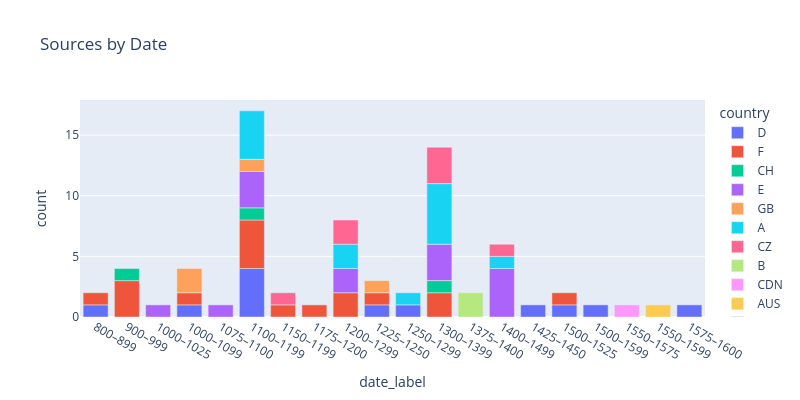

Notebook source saved alongside this figure:
### Code cell
sources_grouped = (
    sources_df
    .groupby(['date_label', 'country', 'century_num', 'date_start'])
    .size()
    .reset_index(name='count')
    .sort_values(['century_num', 'date_start'])
)

fig = px.bar(sources_grouped,
             x='date_label',
             y='count',
             color='country',
             title='Sources by Date',
             width=800, height=400)

# Tell Plotly to keep the x-axis order as-is (don't re-sort alphabetically)
fig.update_xaxes(categoryorder='array', categoryarray=sources_grouped['date_label'].tolist())

fig.show()

### Figure 1 — Plotly figure (JSON) as saved in the notebook; plotly's stock layout.template omitted (floating-point values rounded to 4 significant figures)
{"data": [{"alignmentgroup": "True", "hovertemplate": "country=D<br>date_label=%{x}<br>count=%{y}<extra></extra>", "legendgroup": "D", "marker": {"color": "#636efa", "pattern": {"shape": ""}}, "name": "D", "offsetgroup": "D", "orientation": "v", "showlegend": true, "textposition": "auto", "type": "bar", "x": ["800–899", "1000–1099", "1100–1199", "1225–1250", "1250–1299", "1425–1450", "1500–1525", "1500–1599"], "xaxis": "x", "y": [1, 1, 4, 1, 1, 1, 1, 1], "yaxis": "y"}, {"alignmentgroup": "True", "hovertemplate": "country=F<br>date_label=%{x}<br>count=%{y}<extra></extra>", "legendgroup": "F", "marker": {"color": "#EF553B", "pattern": {"shape": ""}}, "name": "F", "offsetgroup": "F", "orientation": "v", "showlegend": true, "textposition": "auto", "type": "bar", "x": ["800–899", "900–999", "1000–1099", "1100–1199", "1150–1199", "1175–1200", "1200–1299", "1225–1250", "1300–1399", "1500–1525"], "xaxis": "x", "y": [1, 3, 1, 4, 1, 1, 2, 1, 2, 1], "yaxis": "y"}, {"alignmentgroup": "True", "hovertemplate": "country=CH<br>date_label=%{x}<br>count=%{y}<extra></extra>", "legendgroup": "CH", "marker": {"color": "#00cc96", "pattern": {"shape": ""}}, "name": "CH", "offsetgroup": "CH", "orientation": "v", "showlegend": true, "textposition": "auto", "type": "bar", "x": ["900–999", "1100–1199", "1300–1399"], "xaxis": "x", "y": [1, 1, 1], "yaxis": "y"}, {"alignmentgroup": "True", "hovertemplate": "country=E<br>date_label=%{x}<br>count=%{y}<extra></extra>", "legendgroup": "E", "marker": {"color": "#ab63fa", "pattern": {"shape": ""}}, "name": "E", "offsetgroup": "E", "orientation": "v", "showlegend": true, "textposition": "auto", "type": "bar", "x": ["1000–1025", "1075–1100", "1100–1199", "1200–1299", "1300–1399", "1400–1499"], "xaxis": "x", "y": [1, 1, 3, 2, 3, 4], "yaxis": "y"}, {"alignmentgroup": "True", "hovertemplate": "country=GB<br>date_label=%{x}<br>count=%{y}<extra></extra>", "legendgroup": "GB", "marker": {"color": "#FFA15A", "pattern": {"shape": ""}}, "name": "GB", "offsetgroup": "GB", "orientation": "v", "showlegend": true, "textposition": "auto", "type": "bar", "x": ["1000–1099", "1100–1199", "1225–1250"], "xaxis": "x", "y": [2, 1, 1], "yaxis": "y"}, {"alignmentgroup": "True", "hovertemplate": "country=A<br>date_label=%{x}<br>count=%{y}<extra></extra>", "legendgroup": "A", "marker": {"color": "#19d3f3", "pattern": {"shape": ""}}, "name": "A", "offsetgroup": "A", "orientation": "v", "showlegend": true, "textposition": "auto", "type": "bar", "x": ["1100–1199", "1200–1299", "1250–1299", "1300–1399", "1400–1499"], "xaxis": "x", "y": [4, 2, 1, 5, 1], "yaxis": "y"}, {"alignmentgroup": "True", "hovertemplate": "country=CZ<br>date_label=%{x}<br>count=%{y}<extra></extra>", "legendgroup": "CZ", "marker": {"color": "#FF6692", "pattern": {"shape": ""}}, "name": "CZ", "offsetgroup": "CZ", "orientation": "v", "showlegend": true, "textposition": "auto", "type": "bar", "x": ["1150–1199", "1200–1299", "1300–1399", "1400–1499"], "xaxis": "x", "y": [1, 2, 3, 1], "yaxis": "y"}, {"alignmentgroup": "True", "hovertemplate": "country=B<br>date_label=%{x}<br>count=%{y}<extra></extra>", "legendgroup": "B", "marker": {"color": "#B6E880", "pattern": {"shape": ""}}, "name": "B", "offsetgroup": "B", "orientation": "v", "showlegend": true, "textposition": "auto", "type": "bar", "x": ["1375–1400"], "xaxis": "x", "y": [2], "yaxis": "y"}, {"alignmentgroup": "True", "hovertemplate": "country=CDN<br>date_label=%{x}<br>count=%{y}<extra></extra>", "legendgroup": "CDN", "marker": {"color": "#FF97FF", "pattern": {"shape": ""}}, "name": "CDN", "offsetgroup": "CDN", "orientation": "v", "showlegend": true, "textposition": "auto", "type": "bar", "x": ["1550–1575"], "xaxis": "x", "y": [1], "yaxis": "y"}, {"alignmentgroup": "True", "hovertemplate": "country=AUS<br>date_label=%{x}<br>count=%{y}<extra></extra>", "legendgroup": "AUS", "marker": {"color": "#FECB52", "pattern": {"shape": ""}}, "name": "AUS", "offsetgroup": "AUS", "orientation": "v", "showlegend": true, "textposition": "auto", "type": "bar", "x": ["1550–1599"], "xaxis": "x", "y": [1], "yaxis": "y"}, {"alignmentgroup": "True", "hovertemplate": "country=DK<br>date_label=%{x}<br>count=%{y}<extra></extra>", "legendgroup": "DK", "marker": {"color": "#636efa", "pattern": {"shape": ""}}, "name": "DK", "offsetgroup": "DK", "orientation": "v", "showlegend": true, "textposition": "auto", "type": "bar", "x": ["1575–1600"], "xaxis": "x", "y": [1], "yaxis": "y"}], "layout": {"barmode": "relative", "height": 400, "legend": {"title": {"text": "country"}, "tracegroupgap": 0}, "title": {"text": "Sources by Date"}, "width": 800, "xaxis": {"anchor": "y", "categoryarray": ["800–899", "800–899", "900–999", "900–999", "1000–1025", "1000–1099", "1000–1099", "1000–1099", "1075–1100", "1100–1199", "1100–1199", "1100–1199", "1100–1199", "1100–1199", "1100–1199", "1150–1199", "1150–1199", "1175–1200", "1200–1299", "1200–1299", "1200–1299", "1200–1299", "1225–1250", "1225–1250", "1225–1250", "1250–1299", "1250–1299", "1300–1399", "1300–1399", "1300–1399", "1300–1399", "1300–1399", "1375–1400", "1400–1499", "1400–1499", "1400–1499", "1425–1450", "1500–1525", "1500–1525", "1500–1599", "1550–1575", "1550–1599", "1575–1600"], "categoryorder": "array", "domain": [0, 1], "title": {"text": "date_label"}}, "yaxis": {"anchor": "x", "domain": [0, 1], "title": {"text": "count"}}}}
